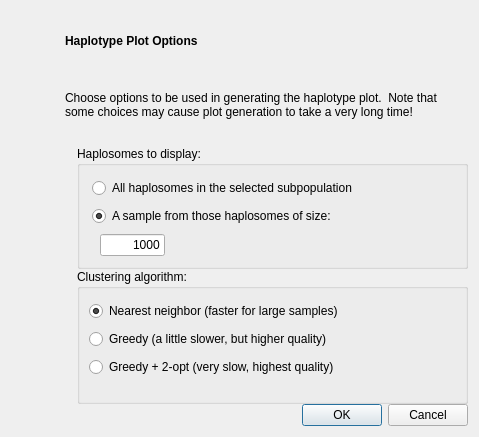
<?xml version="1.0" encoding="UTF-8"?>
<ui version="4.0">
 <class>QtSLiMHaplotypeOptions</class>
 <widget class="QDialog" name="QtSLiMHaplotypeOptions">
  <property name="geometry">
   <rect>
    <x>0</x>
    <y>0</y>
    <width>479</width>
    <height>437</height>
   </rect>
  </property>
  <property name="windowTitle">
   <string>Haplotype Plot Options</string>
  </property>
  <property name="modal">
   <bool>true</bool>
  </property>
  <layout class="QHBoxLayout" name="horizontalLayout">
   <item>
    <layout class="QVBoxLayout" name="verticalLayout_2">
     <item>
      <widget class="QtSLiMIconView" name="appIconButton">
       <property name="sizePolicy">
        <sizepolicy hsizetype="Fixed" vsizetype="Fixed">
         <horstretch>0</horstretch>
         <verstretch>0</verstretch>
        </sizepolicy>
       </property>
       <property name="minimumSize">
        <size>
         <width>48</width>
         <height>48</height>
        </size>
       </property>
       <property name="maximumSize">
        <size>
         <width>48</width>
         <height>48</height>
        </size>
       </property>
       <property name="icon">
        <iconset resource="icons.qrc">
         <normaloff>:/icons/AppIcon128.png</normaloff>:/icons/AppIcon128.png</iconset>
       </property>
       <property name="iconSize">
        <size>
         <width>48</width>
         <height>48</height>
        </size>
       </property>
       <property name="flat">
        <bool>true</bool>
       </property>
      </widget>
     </item>
     <item>
      <spacer name="verticalSpacer">
       <property name="orientation">
        <enum>Qt::Vertical</enum>
       </property>
       <property name="sizeHint" stdset="0">
        <size>
         <width>20</width>
         <height>40</height>
        </size>
       </property>
      </spacer>
     </item>
    </layout>
   </item>
   <item>
    <layout class="QVBoxLayout" name="verticalLayout">
     <property name="spacing">
      <number>0</number>
     </property>
     <item>
      <widget class="QLabel" name="label">
       <property name="font">
        <font>
         <weight>75</weight>
         <bold>true</bold>
        </font>
       </property>
       <property name="text">
        <string>Haplotype Plot Options</string>
       </property>
      </widget>
     </item>
     <item>
      <spacer name="verticalSpacer_4">
       <property name="orientation">
        <enum>Qt::Vertical</enum>
       </property>
       <property name="sizeType">
        <enum>QSizePolicy::Fixed</enum>
       </property>
       <property name="sizeHint" stdset="0">
        <size>
         <width>20</width>
         <height>5</height>
        </size>
       </property>
      </spacer>
     </item>
     <item>
      <widget class="QLabel" name="label_2">
       <property name="text">
        <string>Choose options to be used in generating the haplotype plot.  Note that some choices may cause plot generation to take a very long time!</string>
       </property>
       <property name="wordWrap">
        <bool>true</bool>
       </property>
      </widget>
     </item>
     <item>
      <spacer name="verticalSpacer_2">
       <property name="orientation">
        <enum>Qt::Vertical</enum>
       </property>
       <property name="sizeType">
        <enum>QSizePolicy::Fixed</enum>
       </property>
       <property name="sizeHint" stdset="0">
        <size>
         <width>20</width>
         <height>12</height>
        </size>
       </property>
      </spacer>
     </item>
     <item>
      <layout class="QHBoxLayout" name="horizontalLayout_3">
       <item>
        <spacer name="horizontalSpacer_3">
         <property name="orientation">
          <enum>Qt::Horizontal</enum>
         </property>
         <property name="sizeType">
          <enum>QSizePolicy::Fixed</enum>
         </property>
         <property name="sizeHint" stdset="0">
          <size>
           <width>12</width>
           <height>20</height>
          </size>
         </property>
        </spacer>
       </item>
       <item>
        <layout class="QVBoxLayout" name="verticalLayout_5">
         <item>
          <widget class="QGroupBox" name="groupBox">
           <property name="sizePolicy">
            <sizepolicy hsizetype="Preferred" vsizetype="Preferred">
             <horstretch>0</horstretch>
             <verstretch>0</verstretch>
            </sizepolicy>
           </property>
           <property name="title">
            <string>Haplosomes to display:</string>
           </property>
           <property name="flat">
            <bool>true</bool>
           </property>
           <layout class="QVBoxLayout" name="verticalLayout_3">
            <property name="spacing">
             <number>8</number>
            </property>
            <property name="leftMargin">
             <number>12</number>
            </property>
            <property name="topMargin">
             <number>12</number>
            </property>
            <property name="bottomMargin">
             <number>10</number>
            </property>
            <item>
             <widget class="QRadioButton" name="haplosomesAllRadio">
              <property name="text">
               <string>All haplosomes in the selected subpopulation</string>
              </property>
              <property name="checked">
               <bool>false</bool>
              </property>
             </widget>
            </item>
            <item>
             <widget class="QRadioButton" name="haplosomesSampleRadio">
              <property name="text">
               <string>A sample from those haplosomes of size:</string>
              </property>
              <property name="checked">
               <bool>true</bool>
              </property>
             </widget>
            </item>
            <item>
             <layout class="QHBoxLayout" name="horizontalLayout_2">
              <item>
               <spacer name="horizontalSpacer">
                <property name="orientation">
                 <enum>Qt::Horizontal</enum>
                </property>
                <property name="sizeType">
                 <enum>QSizePolicy::Fixed</enum>
                </property>
                <property name="sizeHint" stdset="0">
                 <size>
                  <width>8</width>
                  <height>5</height>
                 </size>
                </property>
               </spacer>
              </item>
              <item>
               <widget class="QLineEdit" name="sampleSizeLineEdit">
                <property name="minimumSize">
                 <size>
                  <width>65</width>
                  <height>0</height>
                 </size>
                </property>
                <property name="maximumSize">
                 <size>
                  <width>65</width>
                  <height>16777215</height>
                 </size>
                </property>
                <property name="text">
                 <string>1000</string>
                </property>
                <property name="alignment">
                 <set>Qt::AlignRight|Qt::AlignTrailing|Qt::AlignVCenter</set>
                </property>
               </widget>
              </item>
              <item>
               <spacer name="horizontalSpacer_2">
                <property name="orientation">
                 <enum>Qt::Horizontal</enum>
                </property>
                <property name="sizeHint" stdset="0">
                 <size>
                  <width>40</width>
                  <height>5</height>
                 </size>
                </property>
               </spacer>
              </item>
             </layout>
            </item>
           </layout>
          </widget>
         </item>
         <item>
          <widget class="QGroupBox" name="groupBox_2">
           <property name="sizePolicy">
            <sizepolicy hsizetype="Preferred" vsizetype="Preferred">
             <horstretch>0</horstretch>
             <verstretch>0</verstretch>
            </sizepolicy>
           </property>
           <property name="title">
            <string>Clustering algorithm:</string>
           </property>
           <property name="flat">
            <bool>true</bool>
           </property>
           <layout class="QVBoxLayout" name="verticalLayout_4">
            <property name="spacing">
             <number>8</number>
            </property>
            <property name="sizeConstraint">
             <enum>QLayout::SetDefaultConstraint</enum>
            </property>
            <property name="topMargin">
             <number>12</number>
            </property>
            <property name="bottomMargin">
             <number>24</number>
            </property>
            <item>
             <widget class="QRadioButton" name="clusterNearestRadio">
              <property name="text">
               <string>Nearest neighbor (faster for large samples)</string>
              </property>
              <property name="checked">
               <bool>true</bool>
              </property>
             </widget>
            </item>
            <item>
             <widget class="QRadioButton" name="clusterGreedyRadio">
              <property name="text">
               <string>Greedy (a little slower, but higher quality)</string>
              </property>
             </widget>
            </item>
            <item>
             <widget class="QRadioButton" name="clusterGreedyOpt2Radio">
              <property name="text">
               <string>Greedy + 2-opt (very slow, highest quality)</string>
              </property>
             </widget>
            </item>
           </layout>
          </widget>
         </item>
        </layout>
       </item>
      </layout>
     </item>
     <item>
      <widget class="QDialogButtonBox" name="buttonBox">
       <property name="orientation">
        <enum>Qt::Horizontal</enum>
       </property>
       <property name="standardButtons">
        <set>QDialogButtonBox::Cancel|QDialogButtonBox::Ok</set>
       </property>
      </widget>
     </item>
    </layout>
   </item>
  </layout>
 </widget>
 <customwidgets>
  <customwidget>
   <class>QtSLiMIconView</class>
   <extends>QPushButton</extends>
   <header>QtSLiMExtras.h</header>
  </customwidget>
 </customwidgets>
 <resources>
  <include location="icons.qrc"/>
 </resources>
 <connections>
  <connection>
   <sender>buttonBox</sender>
   <signal>accepted()</signal>
   <receiver>QtSLiMHaplotypeOptions</receiver>
   <slot>accept()</slot>
   <hints>
    <hint type="sourcelabel">
     <x>248</x>
     <y>254</y>
    </hint>
    <hint type="destinationlabel">
     <x>157</x>
     <y>274</y>
    </hint>
   </hints>
  </connection>
  <connection>
   <sender>buttonBox</sender>
   <signal>rejected()</signal>
   <receiver>QtSLiMHaplotypeOptions</receiver>
   <slot>reject()</slot>
   <hints>
    <hint type="sourcelabel">
     <x>316</x>
     <y>260</y>
    </hint>
    <hint type="destinationlabel">
     <x>286</x>
     <y>274</y>
    </hint>
   </hints>
  </connection>
 </connections>
</ui>
